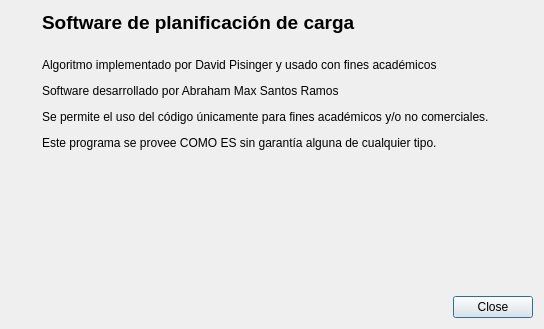
<?xml version="1.0" encoding="UTF-8"?>
<ui version="4.0">
 <class>DialogAbout</class>
 <widget class="QDialog" name="DialogAbout">
  <property name="geometry">
   <rect>
    <x>0</x>
    <y>0</y>
    <width>544</width>
    <height>329</height>
   </rect>
  </property>
  <property name="windowTitle">
   <string>Acerca de Software de planificacion de carga</string>
  </property>
  <layout class="QGridLayout" name="gridLayout" rowstretch="0,1,0">
   <property name="spacing">
    <number>24</number>
   </property>
   <item row="0" column="0" rowspan="2">
    <widget class="QLabel" name="label">
     <property name="sizePolicy">
      <sizepolicy hsizetype="Fixed" vsizetype="Fixed">
       <horstretch>0</horstretch>
       <verstretch>0</verstretch>
      </sizepolicy>
     </property>
     <property name="maximumSize">
      <size>
       <width>160</width>
       <height>160</height>
      </size>
     </property>
     <property name="text">
      <string/>
     </property>
     <property name="pixmap">
      <pixmap resource="Resources.qrc">:/Images/Container.png</pixmap>
     </property>
     <property name="scaledContents">
      <bool>true</bool>
     </property>
     <property name="margin">
      <number>15</number>
     </property>
    </widget>
   </item>
   <item row="1" column="1" colspan="2">
    <widget class="QLabel" name="label_3">
     <property name="text">
      <string>&lt;html&gt;&lt;head/&gt;&lt;body&gt;&lt;p&gt;Algoritmo implementado por David Pisinger y usado con fines académicos&lt;/p&gt;&lt;p&gt;Software desarrollado por Abraham Max Santos Ramos&lt;/p&gt;&lt;p&gt;Se permite el uso del código únicamente para fines académicos y/o no comerciales.&lt;/p&gt;&lt;p&gt;Este programa se provee COMO ES sin garantía alguna de cualquier tipo.&lt;/p&gt;&lt;/body&gt;&lt;/html&gt;</string>
     </property>
     <property name="alignment">
      <set>Qt::AlignLeading|Qt::AlignLeft|Qt::AlignTop</set>
     </property>
     <property name="wordWrap">
      <bool>true</bool>
     </property>
    </widget>
   </item>
   <item row="2" column="2">
    <widget class="QDialogButtonBox" name="buttonBox">
     <property name="orientation">
      <enum>Qt::Horizontal</enum>
     </property>
     <property name="standardButtons">
      <set>QDialogButtonBox::Close</set>
     </property>
    </widget>
   </item>
   <item row="0" column="1" colspan="2">
    <widget class="QLabel" name="label_2">
     <property name="font">
      <font>
       <pointsize>14</pointsize>
       <weight>75</weight>
       <bold>true</bold>
      </font>
     </property>
     <property name="text">
      <string>&lt;html&gt;&lt;head/&gt;&lt;body&gt;&lt;p&gt;&lt;span style=&quot; font-size:14pt; font-weight:600;&quot;&gt;Software de planificación de carga&lt;/span&gt;&lt;/p&gt;&lt;/body&gt;&lt;/html&gt;</string>
     </property>
     <property name="wordWrap">
      <bool>true</bool>
     </property>
    </widget>
   </item>
  </layout>
 </widget>
 <resources>
  <include location="Resources.qrc"/>
 </resources>
 <connections>
  <connection>
   <sender>buttonBox</sender>
   <signal>accepted()</signal>
   <receiver>DialogAbout</receiver>
   <slot>accept()</slot>
   <hints>
    <hint type="sourcelabel">
     <x>248</x>
     <y>254</y>
    </hint>
    <hint type="destinationlabel">
     <x>157</x>
     <y>274</y>
    </hint>
   </hints>
  </connection>
  <connection>
   <sender>buttonBox</sender>
   <signal>rejected()</signal>
   <receiver>DialogAbout</receiver>
   <slot>reject()</slot>
   <hints>
    <hint type="sourcelabel">
     <x>316</x>
     <y>260</y>
    </hint>
    <hint type="destinationlabel">
     <x>286</x>
     <y>274</y>
    </hint>
   </hints>
  </connection>
 </connections>
</ui>
